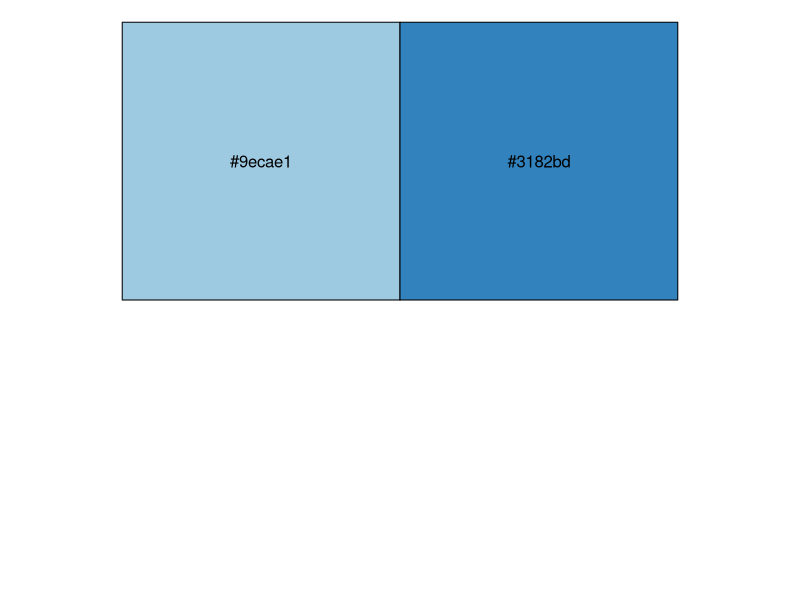

Recreate this plot in R. (Note: this script raises an error after producing the figure.)
############################################################
#                                                          #
#                        Provinces                         #
#                                                          #
############################################################

# Load packages
library(tidyverse)
library(magrittr)

# Palettes
pal_za <- c('#9ecae1', '#3182bd')
scales::show_col(pal_za)

# Load data
data <- read_csv('data/province.csv')

# Glimpse
glimpse(data)

# Process data
data %<>%
    mutate(province = factor(province),
           province = fct_reorder(province,
                                  estimate_chronic))

# Plot
pp <- ggplot(data = data) +
    aes(x = province,
        y = estimate_chronic,
        ymin = ci.low_chronic,
        ymax = ci.high_chronic) +
    geom_errorbar(size = 1,
                  width = 0.25,
                  colour = '#000000') +
    geom_point(size = 8,
               shape = 21,
               stroke = 1,
               fill = pal_za[[2]],
               colour = '#000000') +
    geom_text(aes(y = 40,
                  label = paste0('(', unweighted_n, ')')),
              size = 6) +
    labs(title = 'E: Prevalence by province',
         subtitle = 'Numbers in parentheses show the unweighted sample sizes',
         x = 'Provinces',
         y = 'Prevalence of chronic pain (%)') +
    scale_y_continuous(limits = c(0, 40)) +
    theme_bw(base_size = 20) +
    theme(panel.grid = element_blank(),
          plot.subtitle = element_text(size = 14),
          axis.title.y = element_text(margin = margin(r = 1,
                                                      unit = 'lines')),
          axis.title.x = element_text(margin = margin(t = 1,
                                                      unit = 'lines')),
          axis.text.y = element_text(colour = '#000000'),
          axis.text.x = element_text(colour = '#000000',
                                     angle = 30,
                                     hjust = 1))

# Save
ggsave(filename = 'figures/supplement-1-E-provinces.png',
       plot = pp,
       height = 8,
       width = 8)
